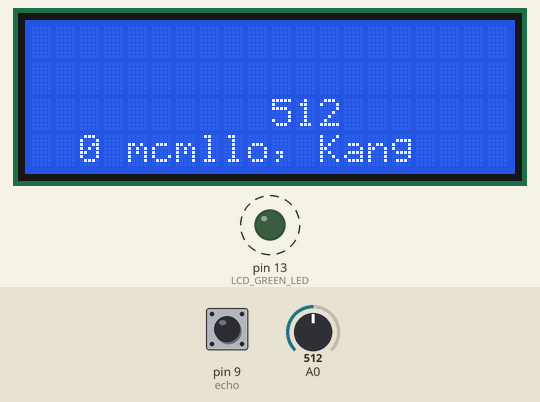
Bench run of a sketch on a simulated Arduino Mega 2560, built with avr-gcc and run on an emulated ATmega2560. Shown: 20×4 character LCD, output pins drawn as LEDs (lit = HIGH). Dashed ring = blinking. Inputs (shaded band) come from the test bench; at power-on: A0 = 512, pin 9 (echo) LOW.

Above: at 1.7 s.
1.8 s: A0 set to 716
At 2.31 s:
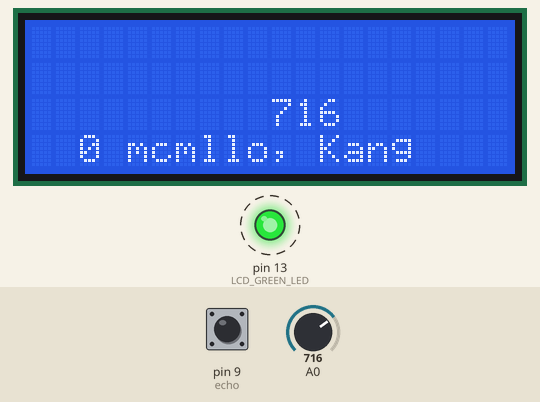
6.1 s: A0 set to 900
At 7.5 s:
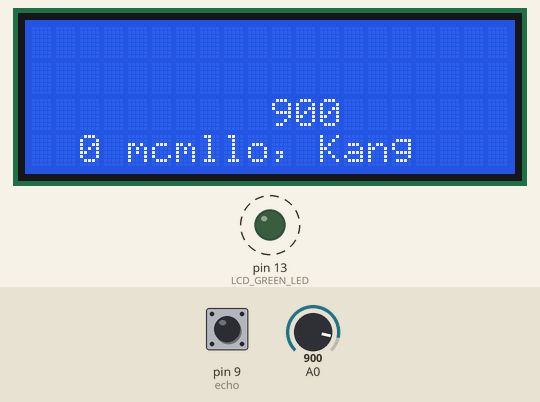
8.2 s: A0 set to 1023
At 9.3 s:
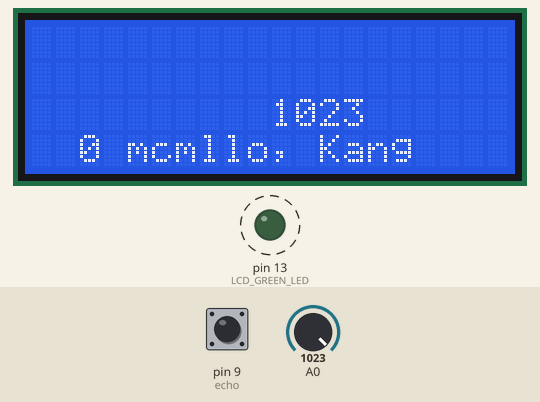
10.4 s: pin 9 (echo) pulsed HIGH 5 times (0.12 s each, 0.3 s apart)
At 12.6 s:
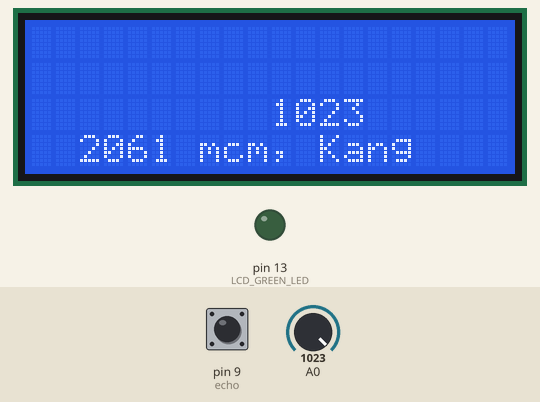
Timing chart, 0 to 14.4 s (numbered marks = the images above; inputs shaded):
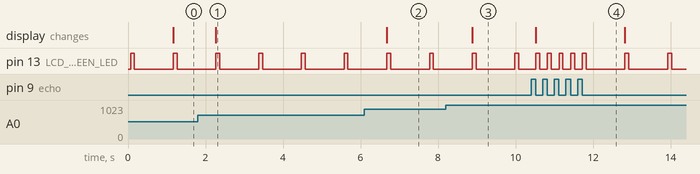

Measured:
- after the input at 1.8 s, the display: changes after 0.47 s (image 1)
- after the input at 6.1 s, the display: changes after 0.58 s (image 2)
- after the input at 8.2 s, the display: changes after 0.68 s (image 3)
- after the input at 10.4 s, the display: changes after 0.12 s (image 4)
- by itself, pin 13 (LCD_GREEN_LED): alternates HIGH for 0.10 s and LOW for 1.0 s

The sketch:

10_lcd2004.ino
```cpp
#include <LiquidCrystal.h>

LiquidCrystal lcd(16,17,23,25,27,29);

#define LCD_GREEN_LED  13

#define trig   8
#define echo   9

#define INPUT_SW_0   40
#define INPUT_SW_1   44
#define INPUT_SW_2   42
#define INPUT_SW_3   46

void setup() {
    pinMode(LCD_GREEN_LED, OUTPUT);

    pinMode(trig, OUTPUT);
    pinMode(echo, INPUT);

    pinMode(INPUT_SW_0, INPUT);
    pinMode(INPUT_SW_1, INPUT);
    pinMode(INPUT_SW_2, INPUT);
    pinMode(INPUT_SW_3, INPUT);

  lcd.begin(20,4);
  lcd.setCursor(5,3);
  lcd.print("hello, Kang");
}


void loop() {

  lcd.setCursor(10,2);
  lcd.print(analogRead(A0));

  digitalWrite(LCD_GREEN_LED, HIGH);
  delay(100);
  digitalWrite(LCD_GREEN_LED, LOW);


  //gitalWrite(trig , LOW);
  //delayMicroseconds(2);
  //digitalWrite(trig , HIGH);
  //delayMicroseconds(10);
  //digitalWrite(trig , LOW);

  long distance = pulseIn(echo, HIGH) / 58.2 ;

  lcd.setCursor(2,3);
  lcd.print("    ");
  lcd.setCursor(2,3);
  lcd.print(distance);
  lcd.print(" mcm");


}
```
